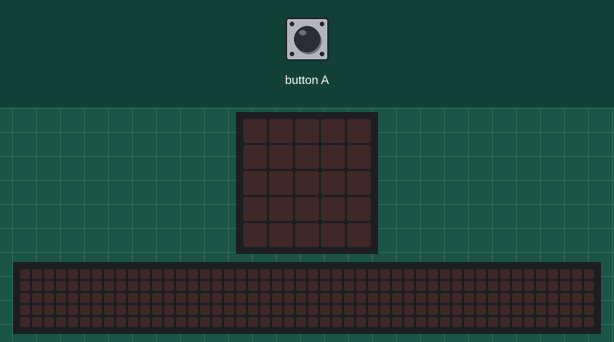
Simulated run of this program. Board: BBC micro:bit (MakeCode). Parts: the board's 5×5 LED display, a strip that is not on the board, showing the scrolling text unrolled. The inputs (shaded band) are chosen by the test bench. Random numbers come from a fixed seed; the 48×5 strip is a reading aid, not a part: it shows the text the display is scrolling, unrolled, one strip-width of it at a time.

Above: at 1.2 s.
1.3 s: button A pressed for 0.15 s
At 1.52 s:
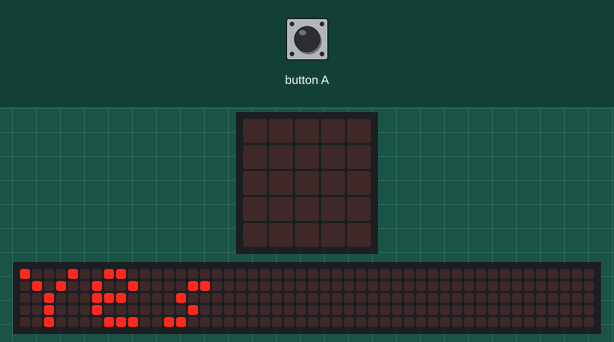
At 1.97 s:
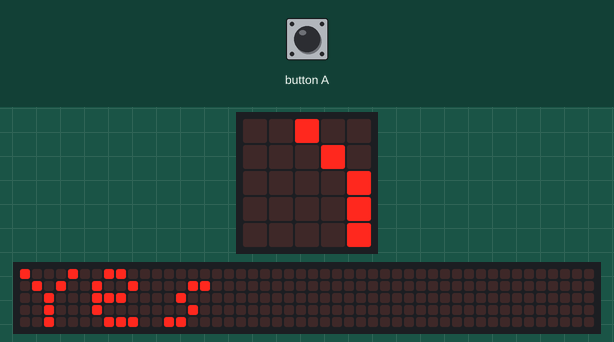
4.3 s: button A pressed for 0.15 s
At 8.57 s:
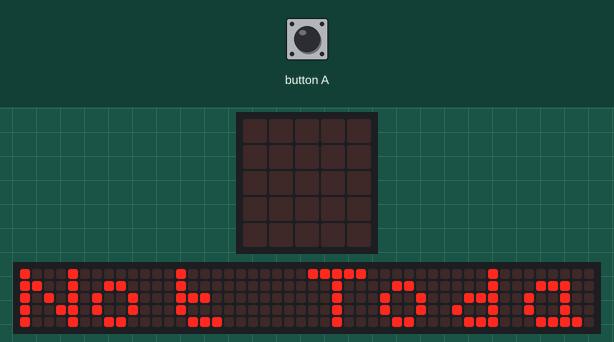

The program:

main.ts
```typescript
let l = 0
input.onButtonPressed(Button.A, function () {
    l = randint(0, 6)
    if (l == 1) {
        basic.showString("Yes")
    } else if (l == 2) {
        basic.showString("No")
    } else if (l == 3) {
        basic.showString("Maybe")
    } else if (l == 4) {
        basic.showString("Not Today")
    } else if (l == 5) {
        basic.showString("Next Time")
    } else {
        basic.showString("Of Course")
    }
})
basic.forever(function () {

})
```

test.ts
```typescript
// здесь помещаются тесты; они не будут скомпилированы, пока пакет используется в качестве расширения.
```

Measured:
- after the input at 1.3 s, the display: changes after 0.15 s (image 1)
- what the display in image 3 shows lasts 0.4 s, from 8.4 s to 8.8 s
